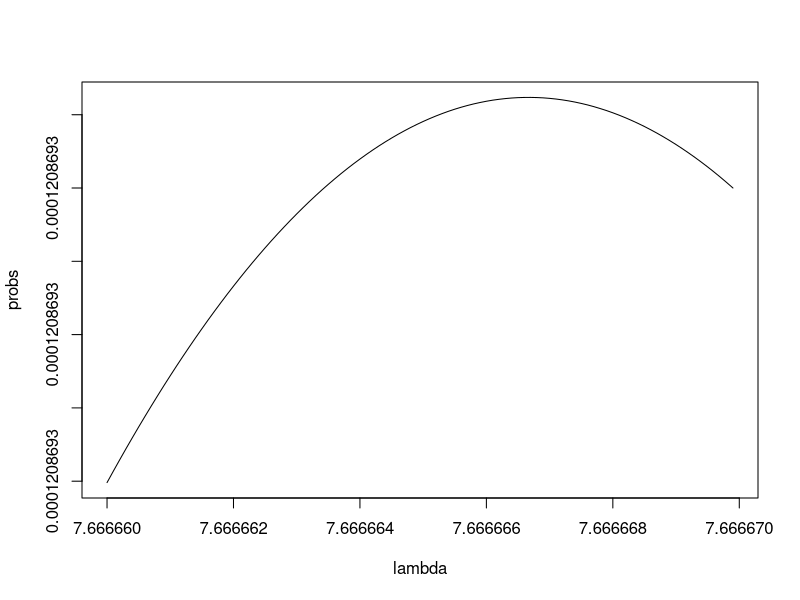
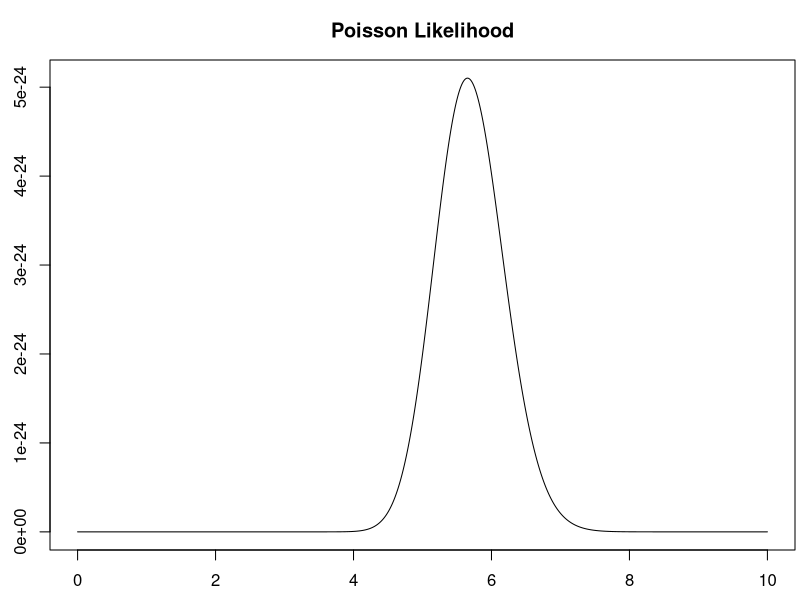
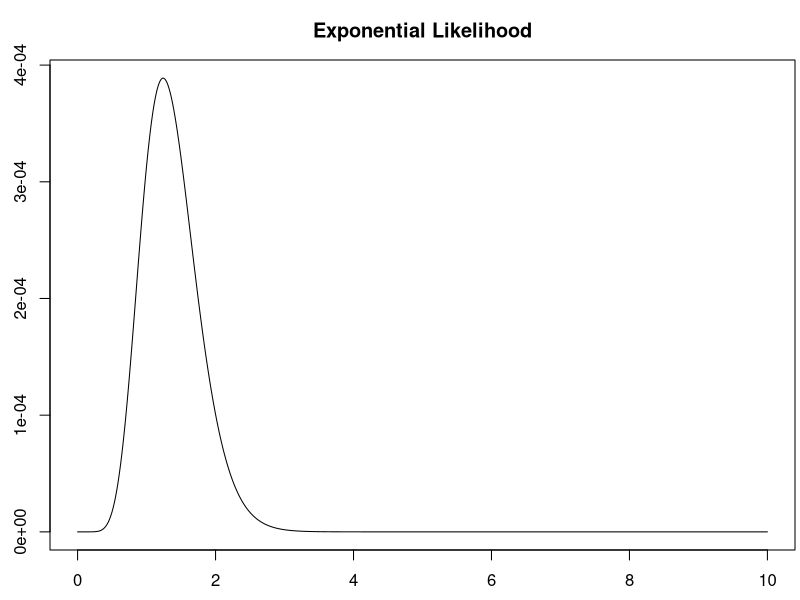

Reproduce these figures in R, in order.
p3v1 <- function(x,lambda=2){
  # each element of x must be a whole number
  prod((lambda^x/factorial(x))*exp(-lambda))
}

lambda <- seq(7.66666,7.66667,0.0000001)
x <- c(7,13,3) #how many storms
probs <- sapply(lambda, p3v1, x = x)
plot(lambda,probs,type='l')



###Define the distribution###
p <- function(x,lambda=1){
  # x must be a whole number
  (lambda^x/factorial(x))*exp(-lambda)
}

###Define the likelihood function###
LP <- function(lambda,x){
  # The element of x must be a whole numbers.
  prod(p(x,lambda))
}

###Possible Parameter Values###
lambda <- seq(0,10,0.001)

###Data###
# Florida Hurricane Data (2000-2022)
data <- c(4,4,8,8,6,8,2,8,8,4,8,6,4,3,2,4,6,7,4,7,13,3,3)

#Here we calculate the output from the likelihood function given the observed data.
y <- sapply(lambda,FUN=LP,x=data)

#We plot the likelihood function.
par(mar=c(2.5,2.5,3,0.25))
plot(lambda,y,type='l',main='Poisson Likelihood')



###Define the distribution###
f2 <- function(x,lambda=1){
  # x and lambda must be positive
  lambda*exp(-lambda*x)
}

###Define the Likelihood function###
LE <- function(lambda,x){
  # The elements of x must be positive.
  prod(f2(x,lambda))
}

###Possible Parameter Values###
lambda <- seq(0,10,0.001)

###Data###
# Some Simulated Data (This is data from an Exponential random variable.)
data <- c(0.45729967, 0.47156107, 1.21461705, 0.20539769, 1.78975399, 0.09095850, 0.64675475, 1.60109333, 1.57752679, 0.01238945)

#Here we calculate the output from the likelihood function given the observed data.
y <- sapply(lambda,FUN=LE,x=data)

#We plot the likelihood function.
par(mar=c(2.5,2.5,3,0.25))
plot(lambda,y,type='l',main='Exponential Likelihood')
